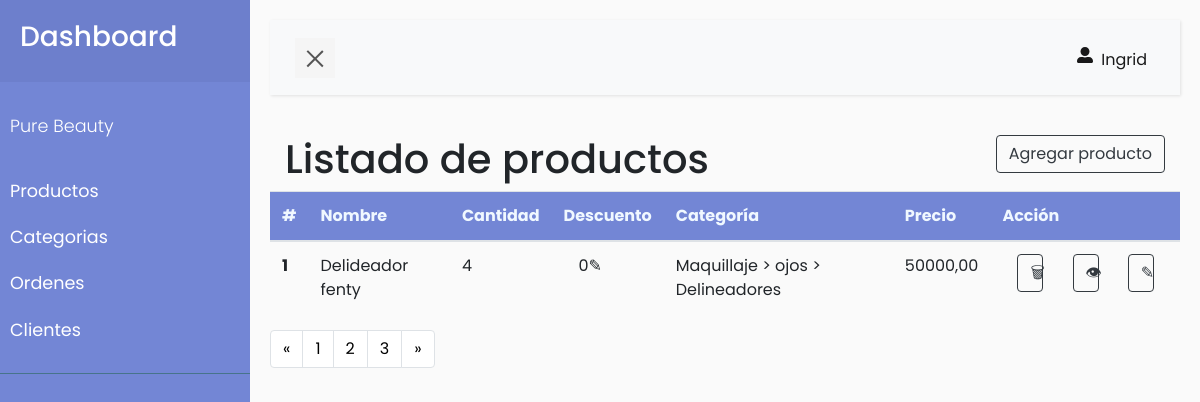
Screenshot of /productos (signed in) with the database file from the repository.
### usuario/models.py (models this page shows, shortened)
class UserProfile(AbstractBaseUser, PermissionsMixin):
    email = models.EmailField('Email', max_length=255, unique=True)
    name = models.CharField('Nombres', max_length=100)
    apellidos = models.CharField('Apellidos', max_length=100)
    direccion = models.CharField('Direccion', max_length=500)
    ciudad = models.ForeignKey(Ciudad, on_delete=models.CASCADE, null=True)
    is_active = models.BooleanField(default=True)
    is_staff = models.BooleanField(default=True)
    class Meta:
        swappable = 'AUTH_USER_MODEL'
    class Meta(AbstractUser.Meta):
        pass
    objects = UserProfileManager()
    USERNAME_FIELD = 'email'
    REQUIRED_FIELDS = ['name', "apellidos"]

### producto/models.py (models this page shows, shortened)
class Producto (models.Model):
    nombre = models.CharField('Nombre', max_length=100)
    stock = models.PositiveIntegerField('Stock')
    descripcion = models.CharField('Descripcion', max_length=500)
    is_activo = models.BooleanField('Es un producto activo')
    precio_act = models.DecimalField('Precio', max_digits=15, decimal_places=2)
    precio_desc = models.DecimalField('Precio con descuento', max_digits=15, decimal_places=2)
    fecha_inicio_desc = models.DateTimeField('Fecha incio del descuento')
    fecha_fin_desc = models.DateTimeField('Fecha finalización del descuento')
    ult_actualizacion = models.DateTimeField('Fecha últ. actualización')
    imagen = models.ImageField('Imagen del producto', upload_to='productos/', blank=True, null=True)

class Subcategoria(models.Model):
    nombre = models.CharField('Nombre', max_length=100)
    categoria = models.ForeignKey(Categoria, on_delete=models.CASCADE)
    def __str__(self):
        return f"{self.categoria} > {self.nombre}"

class Categoria(models.Model):
    nombre = models.CharField('Nombre', max_length=100)
    categoria_padre = models.ForeignKey('self', on_delete=models.SET_NULL, null=True, blank=True, related_name='categorias_hijas')
    def __str__(self):
        return self.get_nombre_completo()
    def get_nombre_completo(self):
        if self.categoria_padre:
            return f"{self.categoria_padre.get_nombre_completo()} > {self.nombre}"
        else:
            return self.nombre

### producto/views.py (the view)
# urls.py: path('productos',views.inicio, name='inicio'),
def inicio(request):
    productos = Producto.objects.all()
    for producto in productos:
        if producto.precio_desc == producto.precio_act:
            producto.precio_desc = 0
        productoSubcategoria = ProductoSubcategoria.objects.get(producto=producto)
        producto.categoria =productoSubcategoria.subcategoria
        pass
    return render(request, 'productos.html', {'productos': productos})

### producto/templates/productos.html (shortened to what this page needs)
{% extends 'dashboard.html' %}
{% load crispy_forms_tags %}
{% load static %}
{% block content %}
<div class="container">
    <div class="row">
        <div class="col-8">
            <h1>Listado de productos</h1>
        </div>
        <div class="col-4 text-right">
            <button class="btn btn-outline-dark" onclick="abrirModal()">Agregar producto</button>
        </div>
    </div>
</div>
<table class="table">
    <thead style="background-color: #7386D5;">
        <tr>
            <th scope="col" style="color:aliceblue;">#</th>
            <th scope="col" style="color:aliceblue;">Nombre</th>
            <th scope="col" style="color:aliceblue;">Cantidad</th>
            <th scope="col" style="color:aliceblue;">Descuento</th>
            <th scope="col" style="color:aliceblue;">Categoría</th>
            <th scope="col" style="color:aliceblue;">Precio</th>
            <th scope="col" style="color:aliceblue;">Acción</th>
        </tr>
    </thead>
    <tbody>
        {% for producto in productos %}
        <tr>
            <th scope="row">{{ forloop.counter }}</th>
            <td>{{ producto.nombre }}</td>
            <td>{{ producto.stock }}</td>
            <td>
                <a href="#">
                    <div class="container">
                        <div class="row">
                            <div class="col-6">
                                {{ producto.precio_desc }}✎
                            </div>
                        </div>
                    </div>
                </a>
            </td>
            <td><a href="#">{{ producto.categoria }}</a></td>
            <td>{{ producto.precio_act }}</td>
            <td>
                <div class="container">
                    <div class="row">
                        <div class="col-4">
                            <button class="btn btn-outline-dark btn-block">🗑</button>
                        </div>
                        <div class="col-4">
                            <button class="btn btn-outline-dark btn-block">👁</button>
                        </div>
                        <div class="col-4">
                            <button class="btn btn-outline-dark btn-block">✎</button>
                        </div>
                    </div>
                </div>
            </td>
        </tr>
        {% endfor %}
    </tbody>
</table>
<nav aria-label="Page navigation example">
    <ul class="pagination">
      <li class="page-item">
        <a class="page-link" style="color: black;" href="#" aria-label="Previous">
          <span aria-hidden="true">&laquo;</span>
        </a>
      </li>
      <li class="page-item"><a class="page-link" style="color: black;" href="#">1</a></li>
      <li class="page-item"><a class="page-link"  style="color: black;" href="#">2</a></li>
      <li class="page-item"><a class="page-link"  style="color: black;" href="#">3</a></li>
      <li class="page-item">
        <a class="page-link"  style="color: black;" href="#" aria-label="Next">
          <span aria-hidden="true">&raquo;</span>
        </a>
      </li>
    </ul>
  </nav>
{% endblock content %}

### usuario/templates/dashboard.html (shortened to what this page needs)
{% extends 'layouts/base.html' %}
{% load crispy_forms_tags %}
{% load static %}
{% block style %}
<link rel="stylesheet" href="https://stackpath.bootstrapcdn.com/bootstrap/4.5.2/css/bootstrap.min.css">
<link rel="stylesheet" href="{% static 'css/sidebar.css' %}">
{% endblock style %}
{% block body %}
<div class="wrapper">
    <nav id="sidebar">
        <div class="sidebar-header">
            <h3>Dashboard</h3>
        </div>
        <ul class="list-unstyled components">
            <p>Pure Beauty</p>
            <li>
                <a href="{% url 'producto:inicio' %}">Productos</a>
            </li>
            <li>
                <a href="{% url 'producto:categorias' %}">Categorias</a>
            </li>
            <li>
                <a href="{% url 'pedido:ordenes' %}">Ordenes</a>
            </li>
            <li>
                <a href="{% url 'usuario:clientes' %}">Clientes</a>
            </li>
        </ul>
    </nav>
    <div id="content">
        <nav class="navbar navbar-expand-lg navbar-light bg-light">
            <div class="container-fluid">
                <button type="button" id="sidebarCollapse" class="navbar-btn">
                    <span></span>
                </button>
                <div class="collapse navbar-collapse" id="navbarSupportedContent">
                    <ul class="nav navbar-nav ml-auto">
                        <li class="nav-item active">
                            <a class="nav-link" id="logout-link" href="{% url 'usuario:logout' %}"> <i
                                    class="fas fa-user-alt m-1 me-md-2"></i> {{ request.user.name }}</a>
                        </li>
                    </ul>
                </div>
            </div>
        </nav>
        {% block content %}
        {% endblock content %}
    </div>
    {% endblock body %}

### static/css/style.css (style rules this page uses)
html, body { height: 100%; margin: 0; }

### static/css/sidebar.css (style rules this page uses)
body { font-family: 'Poppins', sans-serif; background: #fafafa; }
p { font-family: 'Poppins', sans-serif; font-size: 1.1em; font-weight: 300; line-height: 1.7em; color: #999; }
a, a:hover, a:focus { color: inherit; text-decoration: none; transition: all 0.3s; }
.navbar { padding: 15px 10px; background: #fff; border: none; border-radius: 0; margin-bottom: 40px; box-shadow: 1px 1px 3px rgba(0, 0, 0, 0.1); }
.navbar-btn { box-shadow: none; outline: none !important; border: none; }
.wrapper { display: flex; width: 100%; align-items: stretch; perspective: 1500px; }
#sidebar { min-width: 250px; max-width: 250px; background: #7386D5; color: #fff; transition: all 0.6s cubic-bezier(0.945, 0.020, 0.270, 0.665); transform-origin: bottom left; }
#sidebar .sidebar-header { padding: 20px; background: #6d7fcc; }
#sidebar ul.components { padding: 20px 0; border-bottom: 1px solid #47748b; }
#sidebar ul p { color: #fff; padding: 10px; }
#sidebar ul li a { padding: 10px; font-size: 1.1em; display: block; }
#content { width: 100%; padding: 20px; min-height: 100vh; transition: all 0.3s; }
#sidebarCollapse { width: 40px; height: 40px; background: #f5f5f5; cursor: pointer; }
#sidebarCollapse span { width: 80%; height: 2px; margin: 0 auto; display: block; background: #555; transition: all 0.8s cubic-bezier(0.810, -0.330, 0.345, 1.375); transition-delay: 0.2s; }
#sidebarCollapse span:last-of-type { transform: rotate(-45deg) translate(1px, -1px); }

### rows the page displays
UserProfile: user.name "Ingrid"
Producto: nombre "Delideador fenty", stock "4", precio_desc "0", categoria "Maquillaje > ojos > Delineadores", precio_act "50000,00"
